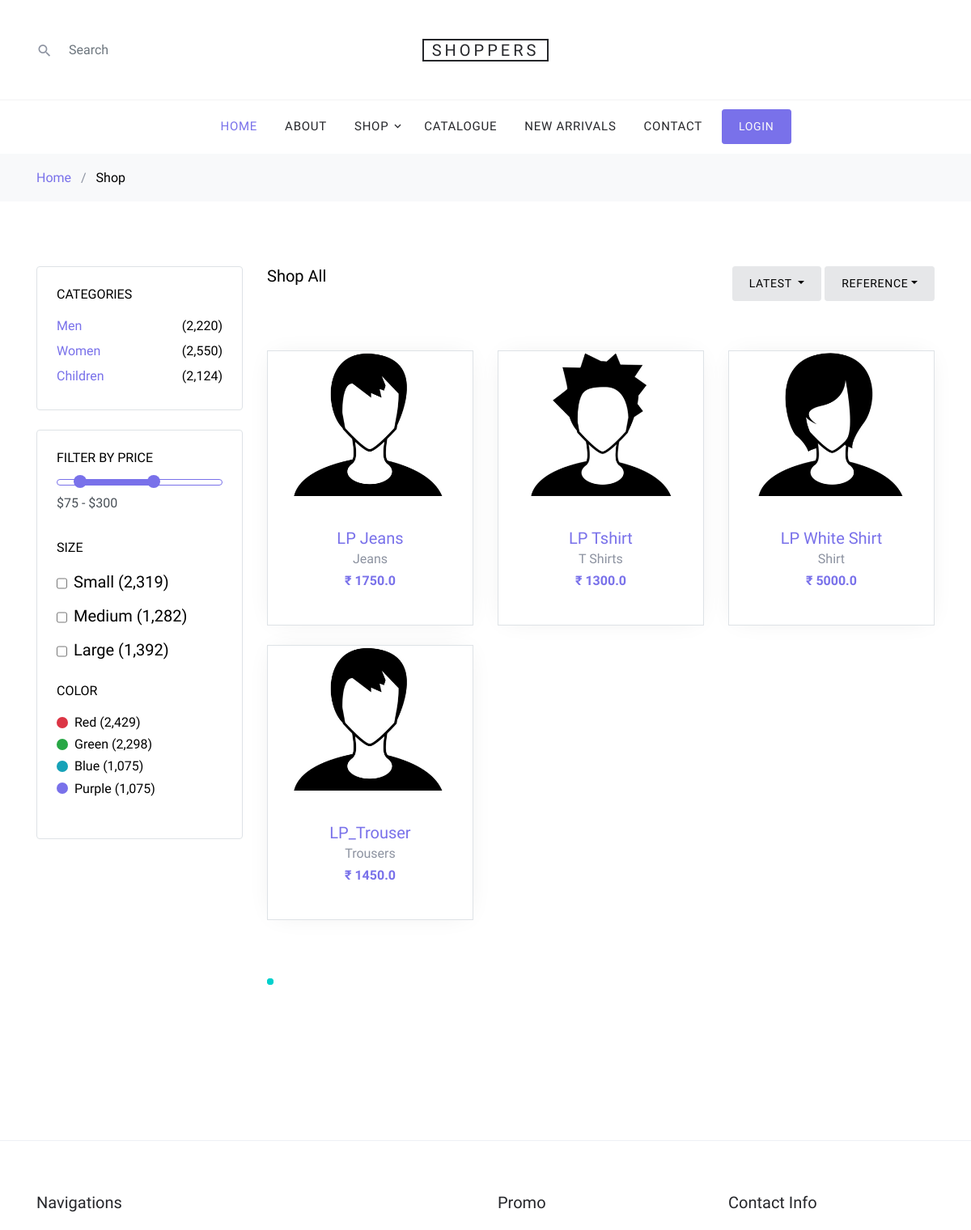
/products/ (upper part), run on an earlier commit of the app's database.
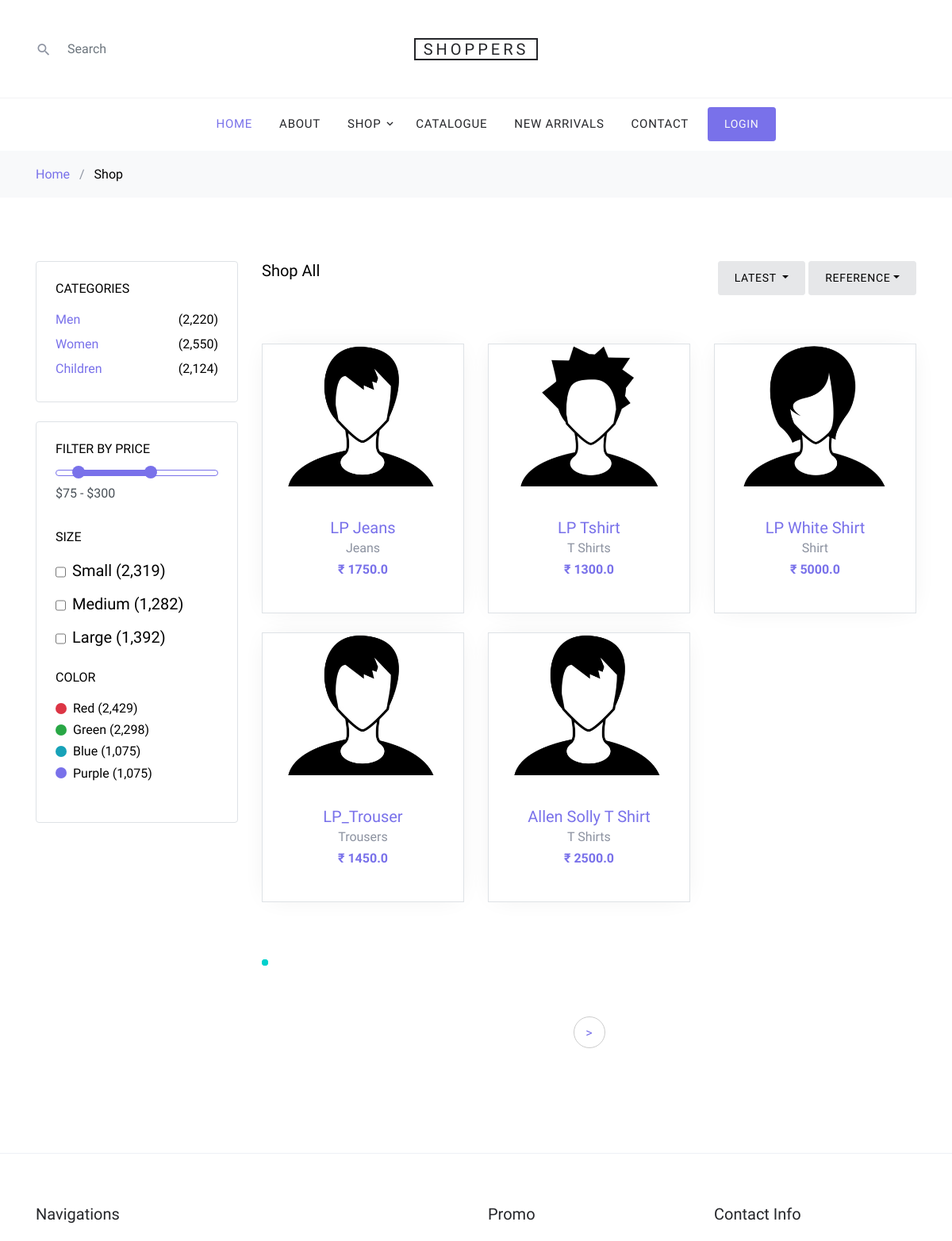
And on a later commit of the database.
### core/models.py (models this page shows, shortened)
class Item(models.Model):
    title = models.CharField(max_length=130)
    price = models.FloatField()
    discount_price = models.FloatField(blank=True, null=True)
    category = models.CharField(choices=CATEGORY_CHOICES, max_length=2)
    label = models.CharField(choices=LABEL_CHOICES,
                             max_length=2, blank=True, null=True)
    date_added = models.DateTimeField(auto_now_add=True, blank=True, null=True)
    slug = models.SlugField()
    description = models.TextField()
    image = models.ImageField()
    def get_absolute_url(self):
        return reverse('core:product', kwargs={
            'slug': self.slug,
        })

### core/views.py (the view)
# urls.py: path('products/', ProductsView.as_view(), name='products'),
class ProductsView(ListView):
    model = Item
    context_object_name = 'items'
    template_name = 'products.html'
    paginate_by = 5

### templates/products.html (shortened to what this page needs)
{% extends "base.html" %}
{%load static%}
{% block content %}
  <div class="bg-light py-3">
      <div class="container">
        <div class="row">
          <div class="col-md-12 mb-0"><a href="index.html">Home</a> <span class="mx-2 mb-0">/</span> <strong class="text-black">Shop</strong></div>
        </div>
      </div>
    </div>
    <div class="site-section">
      <div class="container">
        <div class="row mb-5">
          <div class="col-md-9 order-2">
            <div class="row">
              <div class="col-md-12 mb-5">
                <div class="float-md-left mb-4"><h2 class="text-black h5">Shop All</h2></div>
                <div class="d-flex">
                  <div class="dropdown mr-1 ml-md-auto">
                    <button type="button" class="btn btn-secondary btn-sm dropdown-toggle" id="dropdownMenuOffset" data-toggle="dropdown" aria-haspopup="true" aria-expanded="false">
                      Latest
                    </button>
                  </div>
                  <div class="btn-group">
                    <button type="button" class="btn btn-secondary btn-sm dropdown-toggle" id="dropdownMenuReference" data-toggle="dropdown">Reference</button>
                  </div>
                </div>
              </div>
            </div>
            <div class="infinite-container row mb-5">
            {% for item in items %}
              <div class="infinite-item col-sm-6 col-lg-4 mb-4" data-aos="fade-up">
                <div class="block-4 text-center border">
                  <figure class="block-4-image">
                    <a href="{{ item.get_absolute_url }}"><img src="{{ item.image.url }}" alt="Image placeholder" class="img-fluid"></a>
                  </figure>
                  <div class="block-4-text p-4">
                    <h3><a href="{{ item.get_absolute_url }}">{{ item.title }}</a></h3>
                    <p class="mb-0">{{ item.get_category_display}}</p>
                    <p class="text-primary font-weight-bold">₹ {{ item.price }}</p>
                  </div>
                </div>
              </div>
            {% empty %}
            <h3>Sorry, No items were found</h3>
            {% endfor %}
            </div>
            <div class="loading lds-ripple"><div></div><div></div></div>
            {% if is_paginated %}
            <div class="row" data-aos="fade-up">
              <div class="col-md-12 text-center">
                <div class="site-block-27">
                  <ul>
                    {% if page_obj.has_next %}
                      <li><a class="infinite-more-link" href="?page={{ page_obj.next_page_number }}">&gt;</a></li>
                    {% endif %}
                  </ul>
                </div>
              </div>
            </div>
            {% endif %}
          </div>
          <div class="col-md-3 order-1 mb-5 mb-md-0">
            <div class="border p-4 rounded mb-4">
              <h3 class="mb-3 h6 text-uppercase text-black d-block">Categories</h3>
              <ul class="list-unstyled mb-0">
                <li class="mb-1"><a href="#" class="d-flex"><span>Men</span> <span class="text-black ml-auto">(2,220)</span></a></li>
                <li class="mb-1"><a href="#" class="d-flex"><span>Women</span> <span class="text-black ml-auto">(2,550)</span></a></li>
                <li class="mb-1"><a href="#" class="d-flex"><span>Children</span> <span class="text-black ml-auto">(2,124)</span></a></li>
              </ul>
            </div>
            <div class="border p-4 rounded mb-4">
              <div class="mb-4">
                <h3 class="mb-3 h6 text-uppercase text-black d-block">Filter by Price</h3>
                <div id="slider-range" class="border-primary"></div>
                <input type="text" name="text" id="amount" class="form-control border-0 pl-0 bg-white" disabled="" />
              </div>
              <div class="mb-4">
                <h3 class="mb-3 h6 text-uppercase text-black d-block">Size</h3>
                <label for="s_sm" class="d-flex">
                  <input type="checkbox" id="s_sm" class="mr-2 mt-1"> <span class="text-black">Small (2,319)</span>
                </label>
                <label for="s_md" class="d-flex">
                  <input type="checkbox" id="s_md" class="mr-2 mt-1"> <span class="text-black">Medium (1,282)</span>
                </label>
                <label for="s_lg" class="d-flex">
                  <input type="checkbox" id="s_lg" class="mr-2 mt-1"> <span class="text-black">Large (1,392)</span>
                </label>
              </div>
              <div class="mb-4">
                <h3 class="mb-3 h6 text-uppercase text-black d-block">Color</h3>
                <a href="#" class="d-flex color-item align-items-center" >
                  <span class="bg-danger color d-inline-block rounded-circle mr-2"></span> <span class="text-black">Red (2,429)</span>
                </a>
                <a href="#" class="d-flex color-item align-items-center" >
                  <span class="bg-success color d-inline-block rounded-circle mr-2"></span> <span class="text-black">Green (2,298)</span>
                </a>
                <a href="#" class="d-flex color-item align-items-center" >
                  <span class="bg-info color d-inline-block rounded-circle mr-2"></span> <span class="text-black">Blue (1,075)</span>
                </a>
                <a href="#" class="d-flex color-item align-items-center" >
                  <span class="bg-primary color d-inline-block rounded-circle mr-2"></span> <span class="text-black">Purple (1,075)</span>
                </a>
              </div>
            </div>
          </div>
        </div>
      </div>
    </div>
{% endblock content %}

### templates/base.html (shortened to what this page needs)
{% load static %}
{% load cart_template_tags %}
<!DOCTYPE html>
<html lang="en">
  <head>
    <link rel="stylesheet" href="{% static 'fonts/icomoon/style.css' %}">
    <link rel="stylesheet" href="{% static 'css/bootstrap.min.css' %}">
    <link rel="stylesheet" href="{% static 'css/magnific-popup.css' %}">
    <link rel="stylesheet" href="{% static 'css/jquery-ui.css' %}">
    <link rel="stylesheet" href="{% static 'css/owl.carousel.min.css' %}">
    <link rel="stylesheet" href="{% static 'css/owl.theme.default.min.css' %}">
    <link rel="stylesheet" href="//cdn.jsdelivr.net/npm/alertifyjs@1.12.0/build/css/alertify.min.css"/>
    <link rel="stylesheet" href="{% static 'css/aos.css' %}">
    <link rel="stylesheet" href="{% static 'css/style.css' %}">
  </head>
  <body>
  <div class="site-wrap">
    <header class="site-navbar" role="banner">
      <div class="site-navbar-top">
        <div class="container">
          <div class="row align-items-center">
            <div class="col-6 col-md-4 order-2 order-md-1 site-search-icon text-left">
              <form action="" class="site-block-top-search">
                <span class="icon icon-search2"></span>
                <input type="text" class="form-control border-0" placeholder="Search">
              </form>
            </div>
            <div class="col-12 mb-3 mb-md-0 col-md-4 order-1 order-md-2 text-center">
              <div class="site-logo">
                <a href="{% url 'core:home' %}" class="js-logo-clone">Shoppers</a>
              </div>
            </div>
            <div class="col-6 col-md-4 order-3 order-md-3 text-right">
            </div>
          </div>
        </div>
      </div>
      <nav class="site-navigation text-right text-md-center" role="navigation">
        <div class="container">
          <ul class="site-menu js-clone-nav d-none d-md-block">
            <li class="active">
              <a href="/">Home</a>
            </li>
            <li>
              <a href="#">About</a>
            </li>
            <li class="has-children">
              <a href="{% url 'core:products' %}">Shop</a>
            </li>
            <li><a href="#">Catalogue</a></li>
            <li><a href="#">New Arrivals</a></li>
            <li><a href="#">Contact</a></li>
            {% if not request.user.is_authenticated  %}
            <li><a style="color: #fafafa" href="{% url 'account_login' %}" class="btn btn-primary btn-sm">Login</a></li>
            {% endif %}
          </ul>
        </div>
      </nav>
    </header>
    {% block content  %}
    {% endblock content %}
    <footer class="site-footer border-top">
      <div class="container">
        <div class="row">
          <div class="col-lg-6 mb-5 mb-lg-0">
            <div class="row">
              <div class="col-md-12">
                <h3 class="footer-heading mb-4">Navigations</h3>
              </div>
            </div>
          </div>
          <div class="col-md-6 col-lg-3 mb-4 mb-lg-0">
            <h3 class="footer-heading mb-4">Promo</h3>
          </div>
          <div class="col-md-6 col-lg-3">
            <div class="block-5 mb-5">
              <h3 class="footer-heading mb-4">Contact Info</h3>
            </div>
          </div>
        </div>
      </div>
    </footer>
  </div>
  </body>
</html>

What changed in the data, as far as the page shows it:
added Item: image (picture), title "Allen Solly T Shirt", category "T Shirts", price "2500.0"
